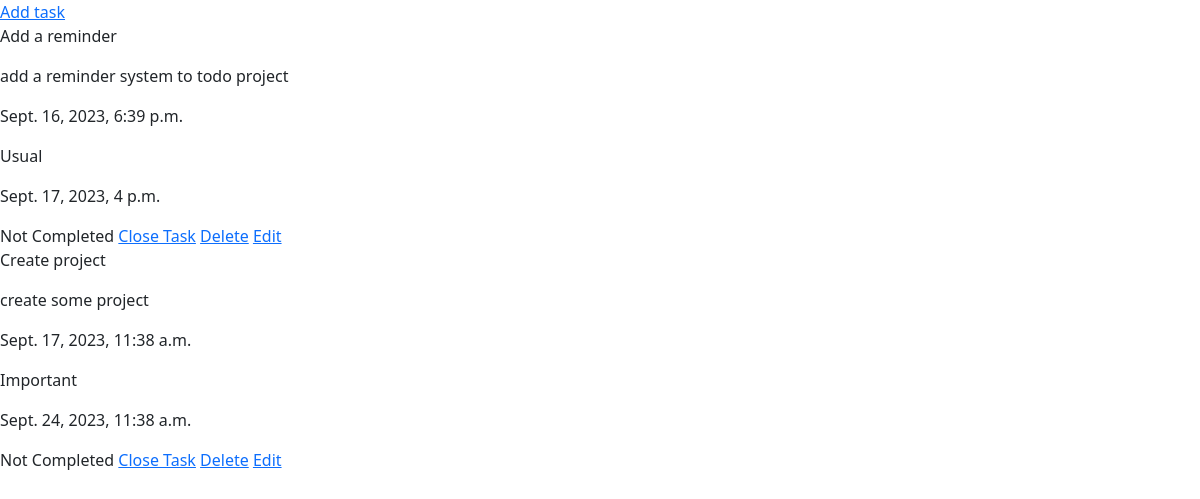
The page / on the database its author committed.
### todo/models.py (models this page shows, shortened)
class Task(models.Model):
    task_title = models.CharField(max_length=100)
    task_time_create = models.DateTimeField(auto_now_add=True)
    task_content = models.TextField(blank=True)
    task_is_complete = models.BooleanField('Completed', default=False)
    task_due_date = models.DateTimeField(default=one_week_hence)
    task_category = models.ForeignKey('Category', on_delete=models.PROTECT, null=True)
    class Meta:
        verbose_name = 'Task'
        verbose_name_plural = 'Tasks'

class Category(models.Model):
    category_name = models.CharField(max_length=100)
    def __str__(self):
        return self.category_name
    class Meta:
        verbose_name = 'Category'
        verbose_name_plural = 'Categories'

### todo/views.py (the view)
# urls.py: 2. Add a URL to urlpatterns:  path('', views.home, name='home')
def home(request):
    return render(request, 'todo/home.html', context={'title': 'Homepage', 'all_tasks': get_all_objects_from_todo_db()})

### todo/services.py (called while the page is built)
def get_all_objects_from_todo_db():
    return Task.objects.all()

### todo/templates/todo/home.html
{% extends 'todo/base.html' %}
{% block content %}
    <a href="{% url 'add_task' %}">Add task</a>
    {% for task in all_tasks %}
    <p>{{ task.task_title }}</p>
    <p>{{ task.task_content }}</p>
    <p>{{ task.task_time_create }}</p>
        <p>{{ task.task_category }}</p>
        <p>{{ task.task_due_date }}</p>
    {% if task.task_is_complete == False %}
    <span>Not Completed</span>
    <a href="{% url 'update_status' task_id=task.id %}">Close Task</a>
    {% else %}
    <span>Completed</span>
    <a href="{% url 'update_status' task_id=task.id %}">Open Task</a>
    {% endif %}
    <a href="{% url 'delete_task' task_id=task.id %}">Delete</a>
    <a href="{% url 'edit_task' task_id=task.id %}">Edit</a>
{% endfor %}
{% endblock content %}

### todo/templates/todo/base.html (shortened to what this page needs)
<!doctype html>
<html lang="en">
  <head>
    <link href="https://cdn.jsdelivr.net/npm/bootstrap@5.3.1/dist/css/bootstrap.min.css" rel="stylesheet">
  </head>
  <body>
  </body>
</html>
{% block content %}
{% endblock content %}

### rows shown on the page
Task: task_title "Add a reminder", task_content "add a reminder system to todo project", task_time_create "Sept. 16, 2023, 6:39 p.m.", task_category "Usual", task_due_date "Sept. 17, 2023, 4 p.m.", task_is_complete "Not Completed"
Task: task_title "Create project", task_content "create some project", task_time_create "Sept. 17, 2023, 11:38 a.m.", task_category "Important", task_due_date "Sept. 24, 2023, 11:38 a.m.", task_is_complete "Not Completed"
